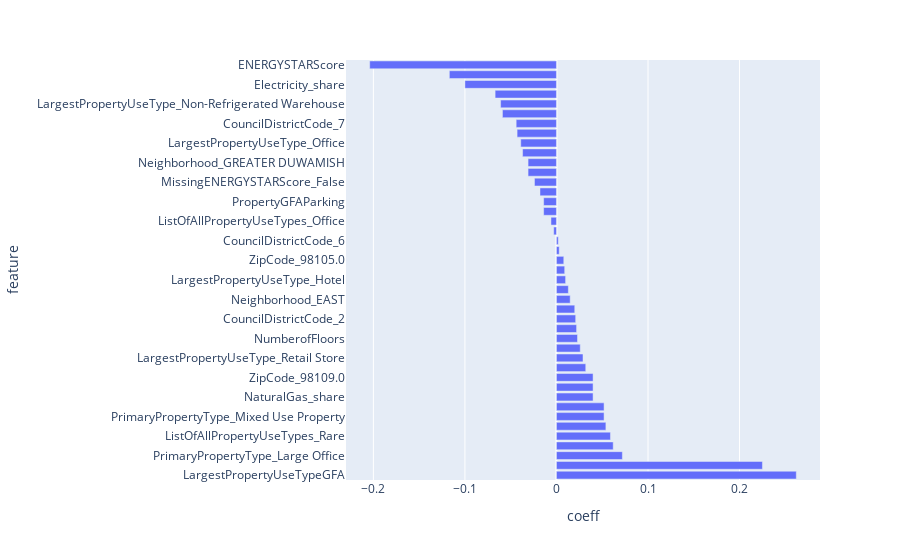

Notebook cell for this chart:
### Code cell
# Coefficient for each feature
df_coeffs = df_coeffs.sort_values(by='coeff', ascending=False)
px.bar(df_coeffs, x='coeff', y='feature', height=len(X_train_lin.columns)*30)

### Figure 1 — Plotly figure (JSON) as saved in the notebook; plotly's stock layout.template omitted (floating-point values rounded to 4 significant figures)
{"data": [{"alignmentgroup": "True", "hovertemplate": "coeff=%{x}<br>feature=%{y}<extra></extra>", "legendgroup": "", "marker": {"color": "#636efa", "pattern": {"shape": ""}}, "name": "", "offsetgroup": "", "orientation": "h", "showlegend": false, "textposition": "auto", "type": "bar", "x": [0.262, 0.225, 0.072, 0.062, 0.059, 0.054, 0.052, 0.052, 0.04, 0.04, 0.04, 0.032, 0.029, 0.026, 0.023, 0.022, 0.021, 0.02, 0.015, 0.013, 0.01, 0.009, 0.008, 0.003, 0.002, -0.003, -0.006, -0.014, -0.014, -0.018, -0.024, -0.031, -0.031, -0.037, -0.039, -0.043, -0.044, -0.059, -0.061, -0.067, -0.1, -0.117, -0.204], "xaxis": "x", "y": ["LargestPropertyUseTypeGFA", "PropertyGFATotal", "PrimaryPropertyType_Large Office", "YearBuilt", "ListOfAllPropertyUseTypes_Rare", "Neighborhood_DOWNTOWN", "PrimaryPropertyType_Mixed Use Property", "PropertyGFABuilding(s)", "NaturalGas_share", "PrimaryPropertyType_Small- and Mid-Sized Office", "ZipCode_98109.0", "CouncilDistrictCode_1", "LargestPropertyUseType_Retail Store", "SteamUse_share", "NumberofFloors", "CouncilDistrictCode_3", "CouncilDistrictCode_2", "ZipCode_Rare", "Neighborhood_EAST", "LargestPropertyUseType_Rare", "LargestPropertyUseType_Hotel", "ZipCode_98121.0", "ZipCode_98105.0", "CouncilDistrictCode_5", "CouncilDistrictCode_6", "ZipCode_98108.0", "ListOfAllPropertyUseTypes_Office", "ZipCode_98104.0", "PropertyGFAParking", "ZipCode_98134.0", "MissingENERGYSTARScore_False", "Neighborhood_Rare", "Neighborhood_GREATER DUWAMISH", "ZipCode_98122.0", "LargestPropertyUseType_Office", "ListOfAllPropertyUseTypes_Non-Refrigerated Warehouse", "CouncilDistrictCode_7", "PrimaryPropertyType_Retail Store", "LargestPropertyUseType_Non-Refrigerated Warehouse", "PrimaryPropertyType_Warehouse", "Electricity_share", "PrimaryPropertyType_Rare", "ENERGYSTARScore"], "yaxis": "y"}], "layout": {"autosize": true, "barmode": "relative", "legend": {"tracegroupgap": 0}, "margin": {"t": 60}, "xaxis": {"anchor": "y", "autorange": true, "domain": [0, 1], "range": [-0.2299, 0.2879], "title": {"text": "coeff"}, "type": "linear"}, "yaxis": {"anchor": "x", "autorange": true, "domain": [0, 1], "range": [-0.5, 42.5], "title": {"text": "feature"}, "type": "category"}}}
